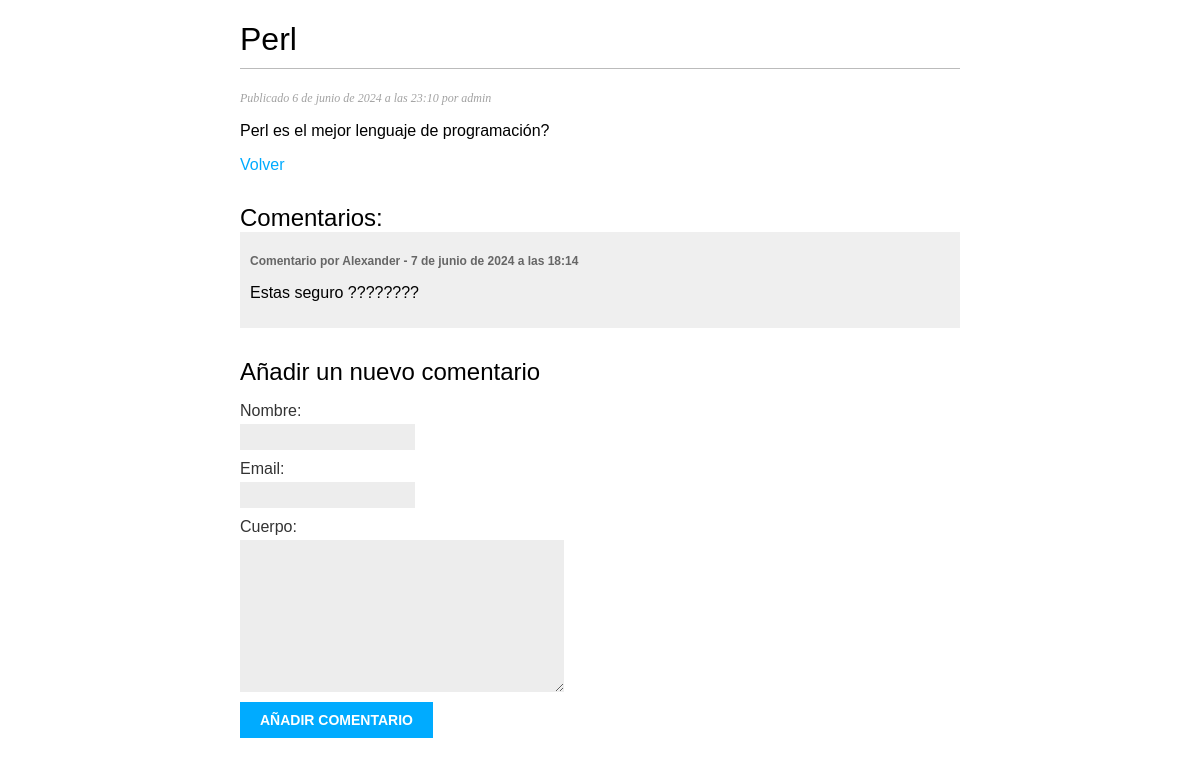
The app's page /blog/2024/6/6/perl/ with its own data.
### blog/models.py (models this page shows, shortened)
class Post(models.Model):
    class Estado(models.TextChoices): # Enumeración de opciones de estado : Borrador y Publicado
        BORRADOR = 'BR', 'Borrador'
        PUBLICADO = 'PB', 'Publicado'
    titulo = models.CharField(max_length=250)
    slug = models.SlugField(max_length=250)
    autor = models.ForeignKey(User,
                               on_delete=models.CASCADE)
    cuerpo = models.TextField()
    fecha_publicado = models.DateTimeField(default=timezone.now)
    fecha_creado = models.DateTimeField(auto_now_add=True)
    estado = models.CharField(max_length=2,
                              choices=Estado.choices,
                              default=Estado.BORRADOR)

class Comentario(models.Model):
    post = models.ForeignKey(Post,
                             on_delete=models.CASCADE,
                             related_name='comentarios') # Relación inversa para acceder a los comentarios de un post.
    nombre = models.CharField(max_length=80)
    email = models.EmailField()
    cuerpo = models.TextField()
    fecha_creado = models.DateTimeField(auto_now_add=True)
    activo = models.BooleanField(default=True)

### blog/views.py (the view)
# urls.py: path('<int:year>/<int:month>/<int:day>/<slug:post>/',views.post_detalle,name='post_detalle'),
def post_detalle(request, year, month, day, post):
    post = get_object_or_404(Post,
                            estado=Post.Estado.PUBLICADO,
                            slug=post,
                            fecha_publicado__year=year,
                            fecha_publicado__month=month,
                            fecha_publicado__day=day)
    comentarios = post.comentarios.filter(activo=True)
    form = ComentarioForm()
    return render(request,
                  'blog/post/detalle.html',
                  {'post': post,
                   'comentarios': comentarios,
                   'form': form})

### blog/forms.py
class ComentarioForm(forms.ModelForm):
    class Meta:
        model = Comentario
        fields = ['nombre', 'email', 'cuerpo'] # Campos que se mostrarán en el formulario

### blog/templates/blog/post/detalle.html (shortened to what this page needs)
{% extends "base.html" %}
{% block content %}
    <h1>{{ post.titulo }}</h1>
    <p class="date">
        Publicado {{ post.fecha_publicado }} por {{ post.autor }}
    </p>
    {{ post.cuerpo | linebreaks }}
    <p><a href="{% url 'blog:post_lista' %}">Volver</a></p>
    <h2>Comentarios: </h2>
    {% for comentario in comentarios %}
        <div class="comment">
            <p class="info">
                Comentario por {{ comentario.nombre }} - {{ comentario.fecha_creado }}
            </p>
            {{ comentario.cuerpo|linebreaks }}
        </div>
    {% empty %}
        <p>No hay ningun comentario</p>
    {% endfor %}
    <h2>Añadir un nuevo comentario</h2>
    <form action="{% url 'blog:post_comentar' post.id %}" method="post">
        {{ form.as_p }}
        <p><input type="submit" value="Añadir comentario"></p>
    </form>
{% endblock %}

### blog/static/css/blog.css (style rules this page uses)
body { margin: 0; padding: 0; font-family: helvetica, sans-serif; }
a { color: #00abff; text-decoration: none; }
h1 { font-weight: normal; border-bottom: 1px solid #bbb; padding: 0 0 10px 0; }
h2 { font-weight: normal; margin: 30px 0 0; }
p.date { color: #a2a2a2; font-family: georgia, serif; font-size: 12px; font-style: italic; }
label { float: left; clear: both; color: #333; margin-bottom: 4px; }
input, textarea { clear: both; float: left; margin: 0 0 10px; background: #ededed; border: 0; padding: 6px 10px; font-size: 12px; }
input[type=submit] { font-weight: bold; background: #00abff; color: #fff; padding: 10px 20px; font-size: 14px; text-transform: uppercase; }
.comment { padding: 10px; }
.comment:nth-child(even) { background: #efefef; }
.comment .info { font-weight: bold; font-size: 12px; color: #666; }

### records on screen
Post: titulo "Perl", fecha_publicado "6 de junio de 2024 a las 23:10", autor "admin", cuerpo "Perl es el mejor lenguaje de programación?"
Comentario: nombre "Alexander", fecha_creado "7 de junio de 2024 a las 18:14", cuerpo "Estas seguro ????????"
